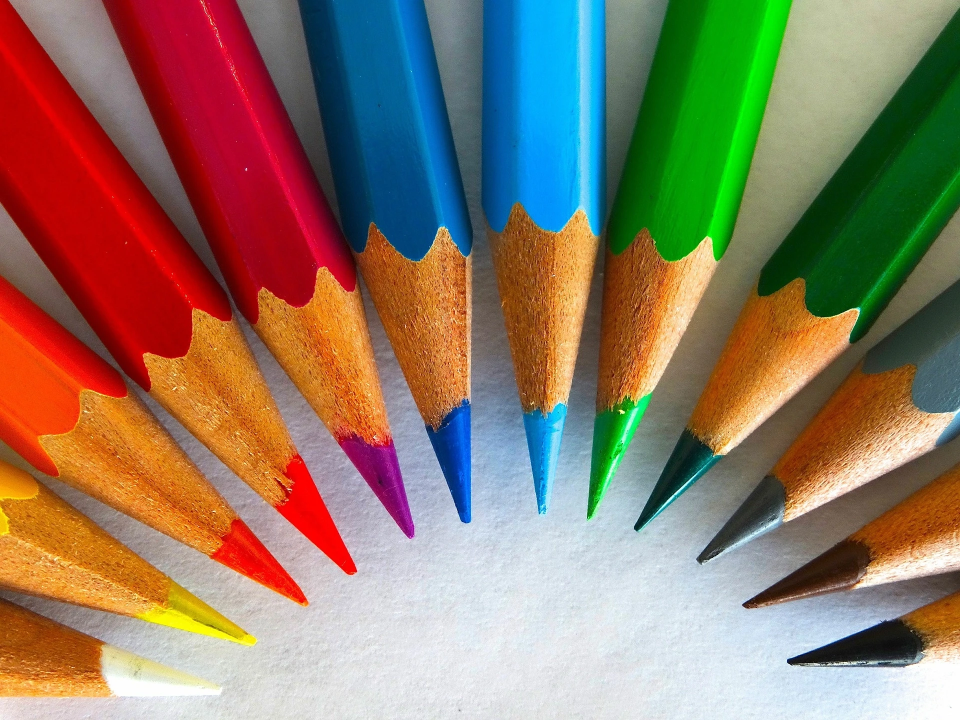
#> input picture OpenCV/pencils.webp, 1920 x 1440 px (shown at 1/2 size)
$ jupyter execute --allow-errors '30강 - 39강.ipynb'
#> lines starting #> are read from the running program, lines starting #| are printed output that depends on the picture; after the words box and inside, x2 and y2 are one past the last pixel; in counts of white or black regions, pixels touching at a corner belong together
[cell 1]
# 30강 - 이미지 연산

import numpy as np
import cv2

src = cv2.imread("pencils.webp")
#> src is the input picture: shape (1440, 1920, 3); mean B, G, R 100.9, 121.1, 141.8
number1 = np.ones_like(src) * 127
number2 = np.ones_like(src) * 2

add = cv2.add(src, number1)
sub = cv2.subtract(src, number1)
mul = cv2.multiply(src, number2)
div = cv2.divide(src, number2)

src = np.concatenate((src, src, src, src), axis = 1)
#> src: shape (1440, 7680, 3)
number = np.concatenate((number1, number1, number2, number2), axis = 1)
dst = np.concatenate((add, sub, mul, div), axis = 1)

dst = np.concatenate((src, number, dst), axis = 0)

cv2.imshow("dst", dst)
cv2.waitKey(0)
cv2.destroyAllWindows()

[cell 2]
# 30강 - 이미지 연산... 다른 방법

import numpy as np
import cv2

src = cv2.imread("pencils.webp")
number1 = 127 ## np.ones_like(src) * 127
number2 = 2   ## np.ones_like(src) * 2

add = cv2.add(src, number1)
sub = cv2.subtract(src, number1)
mul = cv2.multiply(src, number2)
div = cv2.divide(src, number2)

src = np.concatenate([src, src, src, src], axis = 1)
#> (the rest of this cell did not finish here and is left out)

[cell 3]
# 31강 - 이미지 연산(2)

import numpy as np
import cv2

src = cv2.imread('pencils.webp')
src = cv2.resize(src, dsize=(320, 240), interpolation=cv2.INTER_AREA) # 원본 이미지 크기 축소
#> src: shape (240, 320, 3)
number = np.ones_like(src) * 127 # 연산 이미지로 회색 이미지 (127,127,127)을 사용

_max = cv2.max(src, number) # 이미지 연산 진행. 최댓값
_min = cv2.min(src, number) # 최솟값
_abs = cv2.absdiff(src, number) # 절댓값 차이. 연산 진행후 값이 마이너스여도 양수 형태로 반환함
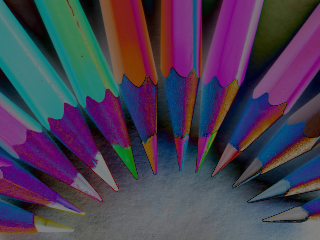
#> _abs: shape (240, 320, 3); mean B, G, R 82.2, 62.6, 72
compare = cv2.compare(src, number, cv2.CMP_GT) # 비교. True 일 경우 255, False일 경우 0으로 변경
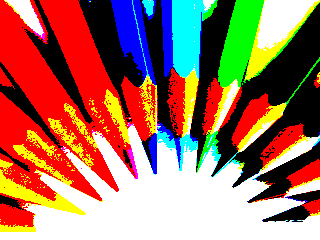
#> compare: shape (240, 320, 3); mean B, G, R 94.5, 114.2, 161.4

src = np.concatenate((src,src,src,src), axis = 1) # 연결 함수로 이미지 연결
#> src: shape (240, 1280, 3)
number = np.concatenate((number,number,number,number), axis =1)
dst = np.concatenate((_max,_min,_abs,compare), axis = 1)
#> dst: shape (240, 1280, 3)

dst = np.concatenate((src,number,dst), axis =0)
#> dst: shape (720, 1280, 3)

cv2.imshow("dst", dst)
cv2.waitKey(0)
cv2.destroyAllWindows()

[cell 4]
# 32강 - 비트 연산

import numpy as np
import cv2

src = cv2.imread('analysis.webp')
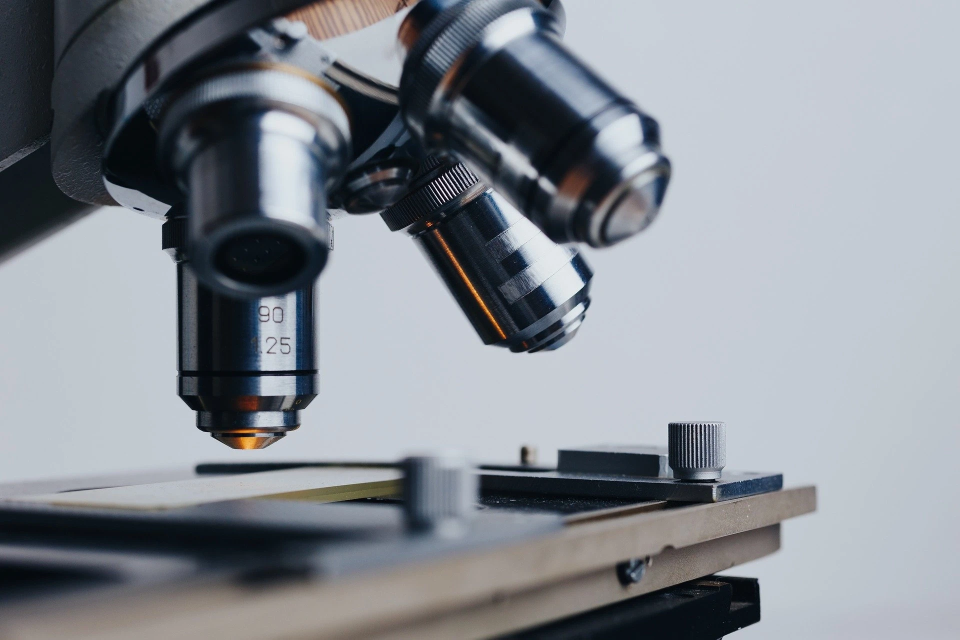
#> input picture OpenCV/analysis.webp, 1920 x 1279 px (shown at 1/2 size)
#> src is the input picture: shape (1279, 1920, 3); mean B, G, R 146.8, 139.7, 134.3
src = cv2.resize(src, dsize=(320, 240), interpolation=cv2.INTER_AREA)
#> src: shape (240, 320, 3)
gray = cv2.cvtColor(src, cv2.COLOR_BGR2GRAY)
_, binary = cv2.threshold(gray, 127, 255, cv2.THRESH_BINARY) # 이진화 선언, 임계값 127
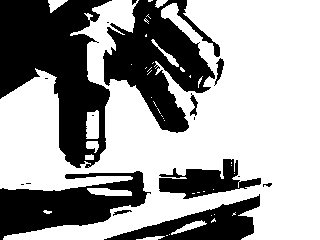
#> binary: shape (240, 320); 62.6% white; 17 black regions (8 under 20 px), largest, box (x1, y1, x2, y2) and area: (0, 0, 112, 168) 10508, (103, 0, 220, 133) 7655, (0, 171, 151, 240) 5302

_and = cv2.bitwise_and(gray, binary) # 논리곱
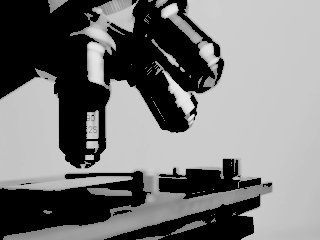
#> _and: shape (240, 320); min 0, max 231, mean 119.8
_or = cv2.bitwise_or(gray, binary) # 논리합
_xor = cv2.bitwise_xor(gray, binary) # 배타적 논리합
_not = cv2.bitwise_not(gray) # 부정
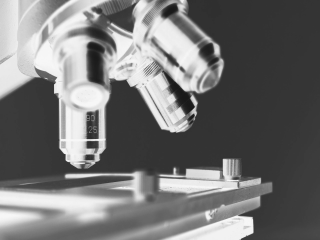
#> _not: shape (240, 320); min 24, max 248, mean 116.1

src = np.concatenate((np.zeros_like(gray), gray, binary, np.zeros_like(gray)), axis=1)
#> src: shape (240, 1280)
dst = np.concatenate((_and, _or, _xor, _not), axis=1)
#> dst: shape (240, 1280)
dst = np.concatenate((src,dst), axis=0)
#> dst: shape (480, 1280)

cv2.imshow('dst',dst)
cv2.waitKey(0)
cv2.destroyAllWindows()

[cell 5]
# 33강 - 히스토그램

import cv2
import numpy as np

src = cv2.imread('road.webp')
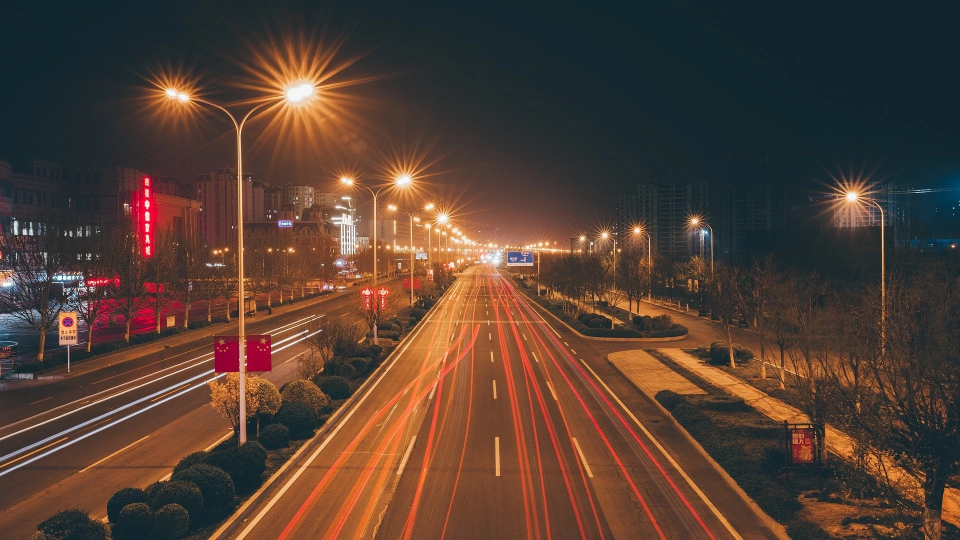
#> input picture OpenCV/road.webp, 1920 x 1080 px (shown at 1/2 size)
#> src is the input picture: shape (1080, 1920, 3); mean B, G, R 51.4, 62.8, 85.2
src = cv2.resize(src, dsize=(720, 480), interpolation=cv2.INTER_AREA) # 크기 축소
#> src: shape (480, 720, 3)
gray = cv2.cvtColor(src, cv2.COLOR_BGR2GRAY)
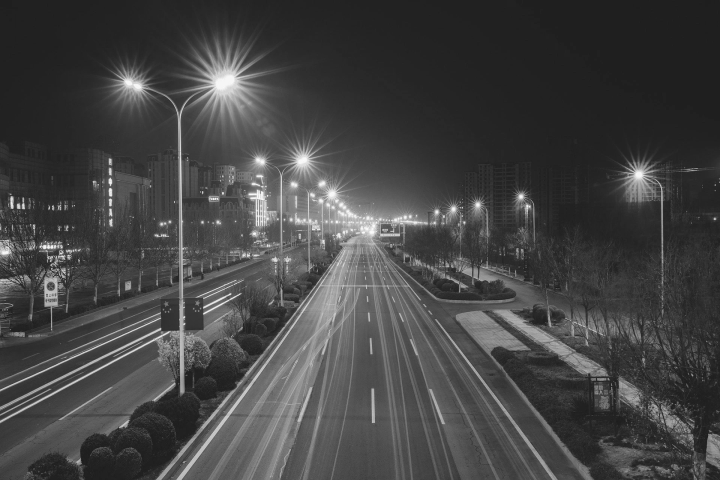
#> gray: shape (480, 720); min 28, max 251, mean 68.2
result = np.zeros((src.shape[0], 256), dtype=np.uint8) # 히스토그램 이미지 선언. n개의 개수를 갖는 256분포로 이미지 사용. 높이는 원본 이미지, 넓이는 256 사용

# cv2.calcHist(연산 이미지, 특정 채널, 마스크, 히스토그램 크기, 히스토그램 범위)
hist = cv2.calcHist([gray], [0], None, [256], [0,256]) # 히스토그램 계산 함수를 통해 분포 계산
#> hist = 256 values, max 16391 at index 33, min 0 at index 0, mean 1350
# cv2.normalize(입력 배열, 결과 배열, alpha, beta, 정규화 기준)
cv2.normalize(hist, hist, 0, result.shape[0], cv2.NORM_MINMAX) # 정규화 함수를 통해 값을 변경

# gray 와 result는 이미지 높이가 같으므로 병합 함수(np.hstack)로 이미지를 연결
for x, y in enumerate(hist):
    cv2.line(result, (int(x), result.shape[0]), (int(x), result.shape[0] - int(y)), 255)
#> this loop made 256 passes
#> y on passes 1 to 3: [0], [0], [0]
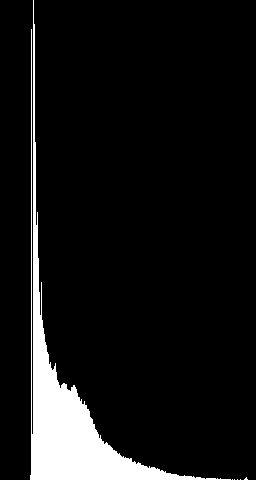
#> result: shape (480, 256); 8.1% white; 6 white regions (5 under 20 px), largest, box (x1, y1, x2, y2) and area: (30, 0, 231, 480) 10003

dst = np.hstack([gray, result])
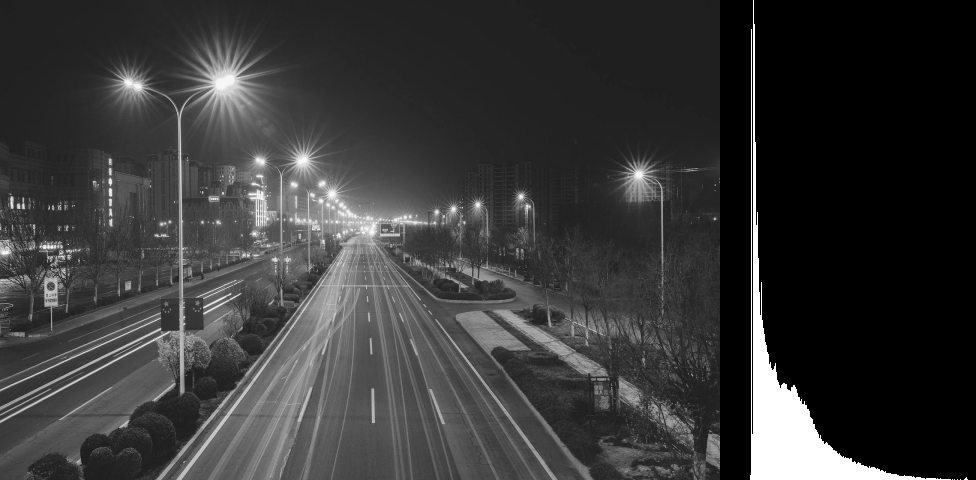
#> dst: shape (480, 976); min 0, max 255, mean 55.8

cv2.imshow("dst", dst)
cv2.waitKey(0)
cv2.destroyAllWindows()
